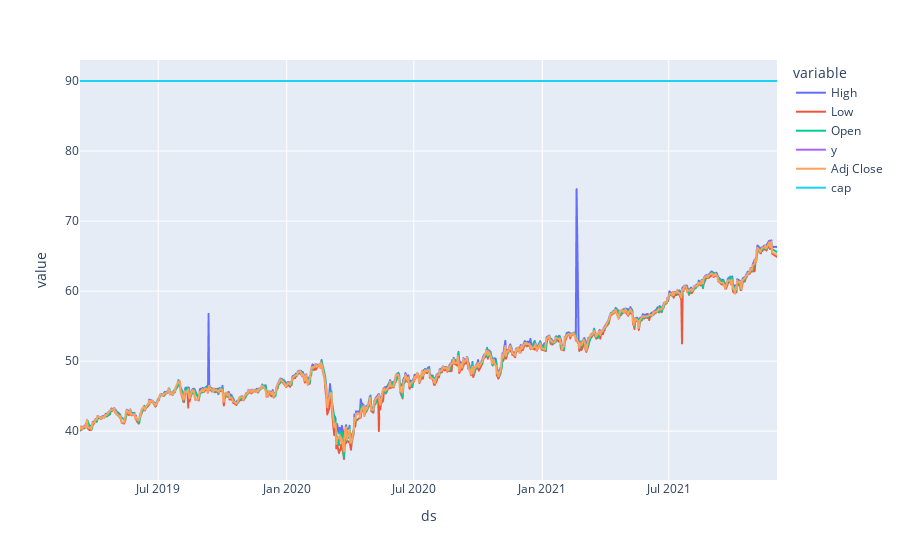

Notebook code for this chart:
### Code cell
fig1 = px.line(df_melt, x='ds', y='value', color='variable' )
fig1.show()

### Figure 1 — Plotly figure (JSON) as saved in the notebook; plotly's stock layout.template omitted (floating-point values rounded to 4 significant figures; data arrays with more than 128 entries replaced by an {"elided": "..."} marker saying what was removed)
{"data": [{"hovertemplate": "variable=High<br>ds=%{x}<br>value=%{y}<extra></extra>", "legendgroup": "High", "line": {"color": "#636efa", "dash": "solid"}, "mode": "lines", "name": "High", "showlegend": true, "type": "scattergl", "x": {"elided": "690 str values"}, "xaxis": "x", "y": {"elided": "690 float values"}, "yaxis": "y"}, {"hovertemplate": "variable=Low<br>ds=%{x}<br>value=%{y}<extra></extra>", "legendgroup": "Low", "line": {"color": "#EF553B", "dash": "solid"}, "mode": "lines", "name": "Low", "showlegend": true, "type": "scattergl", "x": {"elided": "690 str values"}, "xaxis": "x", "y": {"elided": "690 float values"}, "yaxis": "y"}, {"hovertemplate": "variable=Open<br>ds=%{x}<br>value=%{y}<extra></extra>", "legendgroup": "Open", "line": {"color": "#00cc96", "dash": "solid"}, "mode": "lines", "name": "Open", "showlegend": true, "type": "scattergl", "x": {"elided": "690 str values"}, "xaxis": "x", "y": {"elided": "690 float values"}, "yaxis": "y"}, {"hovertemplate": "variable=y<br>ds=%{x}<br>value=%{y}<extra></extra>", "legendgroup": "y", "line": {"color": "#ab63fa", "dash": "solid"}, "mode": "lines", "name": "y", "showlegend": true, "type": "scattergl", "x": {"elided": "690 str values"}, "xaxis": "x", "y": {"elided": "690 float values"}, "yaxis": "y"}, {"hovertemplate": "variable=Adj Close<br>ds=%{x}<br>value=%{y}<extra></extra>", "legendgroup": "Adj Close", "line": {"color": "#FFA15A", "dash": "solid"}, "mode": "lines", "name": "Adj Close", "showlegend": true, "type": "scattergl", "x": {"elided": "690 str values"}, "xaxis": "x", "y": {"elided": "690 float values"}, "yaxis": "y"}, {"hovertemplate": "variable=cap<br>ds=%{x}<br>value=%{y}<extra></extra>", "legendgroup": "cap", "line": {"color": "#19d3f3", "dash": "solid"}, "mode": "lines", "name": "cap", "showlegend": true, "type": "scattergl", "x": {"elided": "690 str values"}, "xaxis": "x", "y": {"elided": "690 int values"}, "yaxis": "y"}], "layout": {"legend": {"title": {"text": "variable"}, "tracegroupgap": 0}, "margin": {"t": 60}, "xaxis": {"anchor": "y", "domain": [0, 1], "title": {"text": "ds"}}, "yaxis": {"anchor": "x", "domain": [0, 1], "title": {"text": "value"}}}}
